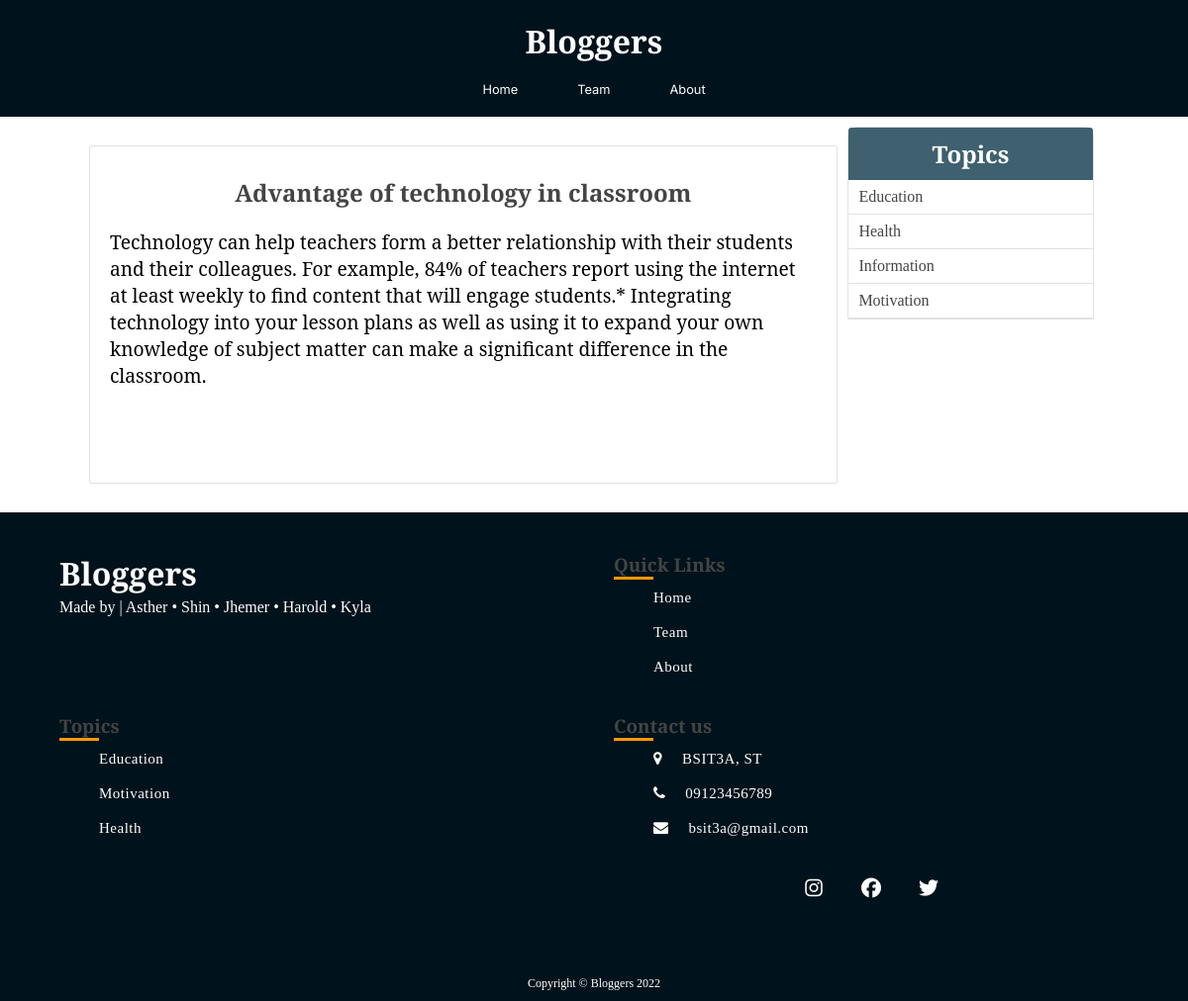
The app's page /blog/single_post.php?post-slug=advantage-of-technology-in-classroom with its own data.
### tables this page shows
CREATE TABLE `posts` (
  `id` int(11) NOT NULL,
  `user_id` int(11) DEFAULT NULL,
  `title` varchar(255) NOT NULL,
  `slug` varchar(255) NOT NULL,
  `views` int(11) NOT NULL DEFAULT 0,
  `image` longblob DEFAULT NULL,
  `body` text NOT NULL,
  `published` tinyint(1) NOT NULL,
  `created_at` timestamp NOT NULL DEFAULT current_timestamp() ON UPDATE current_timestamp(),
  `updated_at` timestamp NOT NULL DEFAULT '0000-00-00 00:00:00'
);

CREATE TABLE `topics` (
  `id` int(11) NOT NULL,
  `name` varchar(255) NOT NULL,
  `slug` varchar(255) NOT NULL
);

### blog/includes/public_functions.php (called while the page is built, shortened)
<?php
function getPostTopic($post_id){
	global $conn;
	$sql = "SELECT * FROM topics WHERE id=
			(SELECT topic_id FROM post_topic WHERE post_id=$post_id) LIMIT 1";
	$result = mysqli_query($conn, $sql);
	$topic = mysqli_fetch_assoc($result);
	return $topic;
}
function getPost($slug){
	global $conn;
	$post_slug = $_GET['post-slug'];
	$sql = "SELECT * FROM posts WHERE slug='$post_slug' AND published=true";
	$result = mysqli_query($conn, $sql);
	$post = mysqli_fetch_assoc($result);
	if ($post) {
		$post['topic'] = getPostTopic($post['id']);
	}
	return $post;
}
function getAllTopics()
{
	global $conn;
	$sql = "SELECT * FROM topics";
	$result = mysqli_query($conn, $sql);
	$topics = mysqli_fetch_all($result, MYSQLI_ASSOC);
	return $topics;
}
?>

### blog/single_post.php (the view, shortened to what this page needs)
<?php  include('config.php'); ?>
<?php  include('includes/public_functions.php'); ?>
<?php
	if (isset($_GET['post-slug'])) {
		$post = getPost($_GET['post-slug']);
	}
	$topics = getAllTopics();
?>
<?php include('includes/head_section.php'); ?>
<body>
	<div class="container single-post">
			<?php include( ROOT_PATH . '/includes/navbar-opaque.php'); ?>
		<div class="content post-content" >
			<div class="post-wrapper">
				<div class="full-post-div">
				<?php if ($post['published'] == false): ?>
					<h2 class="post-title">Sorry... This post has not been published</h2>
				<?php else: ?>
					<h2 class="post-title"><?php echo $post['title']; ?></h2>
					<div class="post-body-div">
						<?php echo html_entity_decode($post['body']); ?>
					</div>
				<?php endif ?>
				</div>
			</div>
			<div class="post-sidebar">
				<div class="card">
					<div class="card-header">
						<h2>Topics</h2>
					</div>
					<div class="card-content">
						<?php foreach ($topics as $topic): ?>
							<a
								href="<?php echo BASE_URL . 'filtered_posts.php?topic=' . $topic['id'] ?>">
								<?php echo $topic['name']; ?>
							</a>
						<?php endforeach ?>
					</div>
				</div>
			</div>
		</div>
	</div>
	<?php include( ROOT_PATH . '/includes/footer.php'); ?>
</body>

### blog/static/css/public_styles.css (style rules this page uses)
* { margin: 0px; padding: 0px; }
body { position: relative; margin: 0; padding-bottom: 6rem; min-height: 100%; }
h1, h2, h3, h4, h5, h6 { color: #444; font-family: "Averia Serif Libre", cursive; }
a { text-decoration: none; }
.container { width: 100%; margin: 0px auto; }
.single-post .content { margin-top: 80px; margin: auto; width: 90%; }
.content { display: flex; justify-content: center; align-items: center; flex-wrap: wrap; width: 100%; border-radius: 5px; min-height: 400px; margin: 50px 0; }
.content:after { content: ""; display: block; clear: both; }
.content .post-wrapper { width: 70%; min-height: 250px; }
.full-post-div { min-height: 300px; padding: 20px; border: 1px solid #e4e1e1; border-radius: 2px; }
.full-post-div h2.post-title { margin: 10px auto 20px; text-align: center; }
.post-body-div { font-family: "Noto Serif", serif; font-size: 1.2em; }
.post-sidebar { width: 24%; float: left; margin-left: 5px; min-height: 400px; }
.post-sidebar .card { width: 95%; margin: 10px auto; border: 1px solid #e4e1e1; border-radius: 10px 10px 0px 0px; }
.post-sidebar .card .card-header { padding: 10px; text-align: center; border-radius: 3px 3px 0px 0px; background: #3e606f; }
.post-sidebar .card .card-header h2 { color: white; }
.post-sidebar .card .card-content a { display: block; box-sizing: border-box; padding: 8px 10px; border-bottom: 1px solid #e4e1e1; color: #444; }
.post-content { margin: 50px auto; }

### records on screen
posts: title "Advantage of technology in classroom", body "Technology can help teachers form a better relationship with their students and their colleagues. For example, 84% of teachers report using the internet at least weekly to find content that will engage students.* Integrating technology into your lesson plans as well as using it to expand your own knowledge of subject matter can make a significant difference in the classroom."
topics: name "Education"
topics: name "Health"
topics: name "Information"
topics: name "Motivation"
